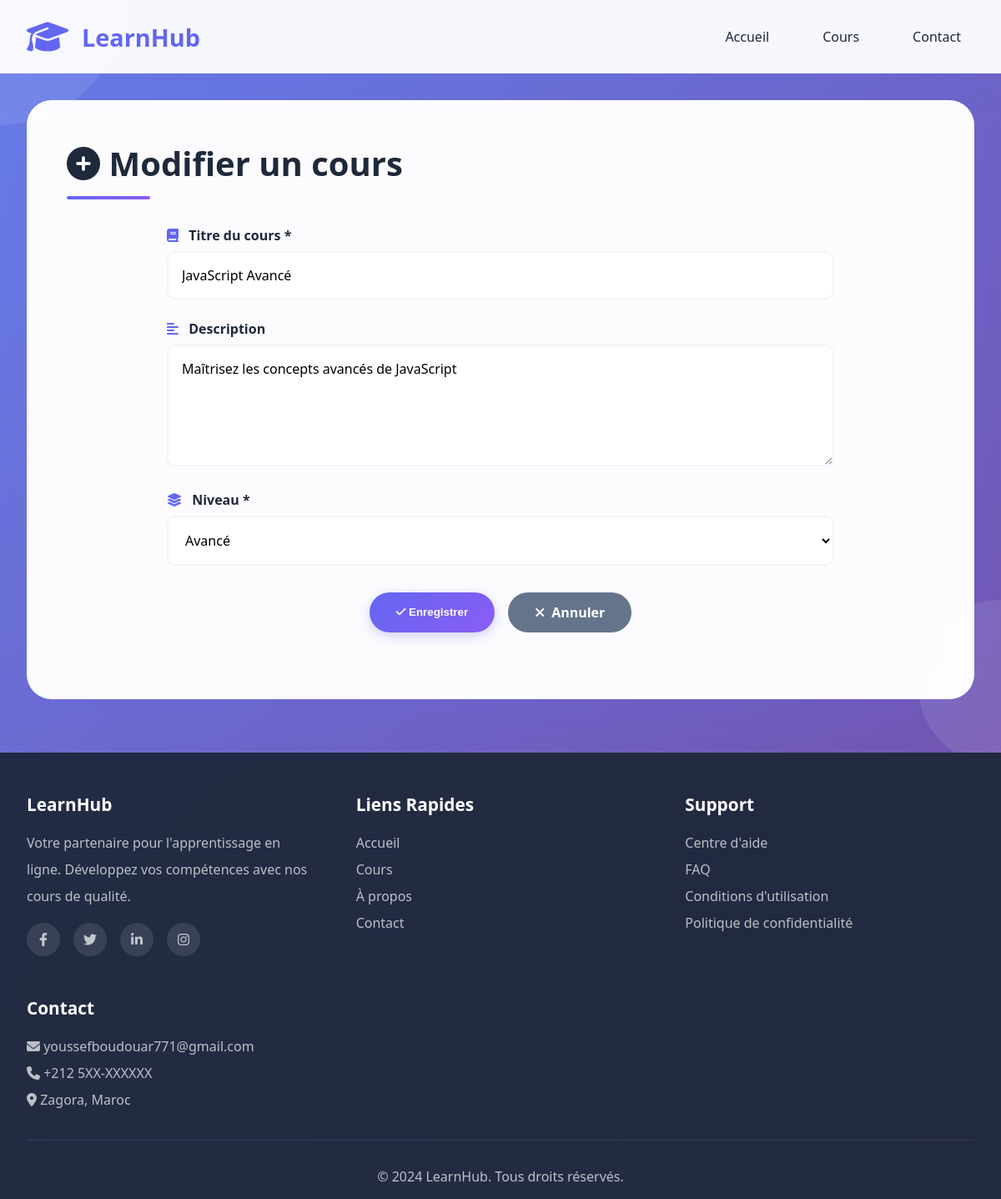
/courses/courses_edit.php?id=2, run on the app's committed database.
### tables this page shows
CREATE TABLE courses (
    id INT AUTO_INCREMENT PRIMARY KEY,
    title VARCHAR(100) NOT NULL,
    description TEXT,
    course_level ENUM('Débutant', 'Intermédiaire', 'Avancé') NOT NULL, 
    created_at DATE
);

### courses/courses_edit.php (the view, shortened to what this page needs)
<?php
    require_once '../config.php';
    $course_id = $_GET['id'];
    $sql = "SELECT * FROM courses WHERE id = $course_id";
    $res = mysqli_query($connection, $sql);
    $course = mysqli_fetch_assoc($res);
        $ex_title = $course['title'];
        $ex_description = $course['description'];
        $ex_course_level = $course['course_level'];
    require_once '../header.php';
?>
<div class="container">
    <div class="courses-section" style="margin-top: 2rem;">
        <div class="section-header">
            <h2><i class="fas fa-plus-circle"></i> Modifier un cours</h2>
        </div>
        <form method="POST" action="" class="course-form">
            <div class="form-group">
                <label for="title">
                    <i class="fas fa-book"></i> Titre du cours *
                </label>
                <input
                    type="text"
                    id="title"
                    name="title"
                    placeholder="Ex: Introduction au Python"
                    required
                    value = "<?= $ex_title?>"
                >
            </div>
            <div class="form-group">
                <label for="description">
                    <i class="fas fa-align-left"></i> Description
                </label>
                <textarea
                    id="description"
                    name="description"
                    rows="5"
                    placeholder="Décrivez le contenu de ce cours..."
                ><?=$ex_description?></textarea>
            </div>
            <div class="form-group">
                <label for="course_level">
                    <i class="fas fa-layer-group"></i> Niveau *
                </label>
                <select id="course_level" name="course_level" required>
                    <option value="Avancé" <?php if($ex_course_level == 'Avancé') echo 'selected'; ?>>Avancé</option>
                </select>
            </div>
            <div class="form-actions">
                <button type="submit" class="btn-primary">
                    <i class="fas fa-check"></i> Enregistrer
                </button>
                <a href="courses_list.php" class="btn-secondary">
                    <i class="fas fa-times"></i> Annuler
                </a>
            </div>
        </form>
    </div>
</div>
<?php
    require_once '../footer.php';
?>

### css/style.css (style rules this page uses)
* { margin: 0; padding: 1; box-sizing: border-box; }
:root { --primary: #6366f1; --primary-dark: #4f46e5; --secondary: #8b5cf6; --accent: #ec4899; --success: #10b981; --warning: #f59e0b; --danger: #ef4444; --dark: #1e293b; --gray: #64748b; --light: #f1f5f9; --white: #ffffff; --shadow: 0 10px 40px rgba(99, 102, 241, 0.1); --shadow-lg: 0 20px 60px rgba(99, 102, 241, 0.15); }
body { font-family: 'Segoe UI', Tahoma, Geneva, Verdana, sans-serif; background: linear-gradient(135deg, #667eea 0%, #764ba2 100%); min-height: 100vh; color: var(--dark); overflow-x: hidden; }
.container { max-width: 1400px; margin: 0 auto; padding: 0 2rem; }
.btn-primary { background: linear-gradient(135deg, var(--primary), var(--secondary)); color: white; padding: 0.8rem 2rem; border-radius: 50px; border: none; cursor: pointer; font-weight: 600; transition: all 0.3s; box-shadow: 0 4px 15px rgba(99, 102, 241, 0.3); }
.courses-section { background: rgba(255, 255, 255, 0.98); border-radius: 30px; padding: 3rem; margin: 3rem 0; box-shadow: var(--shadow-lg); animation: fadeInUp 0.8s ease-out; }
.section-header { display: flex; justify-content: space-between; align-items: center; margin-bottom: 2rem; }
.section-header h2 { font-size: 2.5rem; color: var(--dark); position: relative; padding-bottom: 1rem; }
.section-header h2::after { content: ''; position: absolute; bottom: 0; left: 0; width: 100px; height: 4px; background: linear-gradient(90deg, var(--primary), var(--secondary)); border-radius: 2px; }
.course-form { max-width: 800px; margin: 2rem auto; }
.form-group { margin-bottom: 1.5rem; }
.form-group label { display: block; margin-bottom: 0.5rem; color: var(--dark); font-weight: 600; font-size: 1rem; }
.form-group label i { color: var(--primary); margin-right: 0.5rem; }
.form-group input, .form-group textarea, .form-group select { width: 100%; padding: 1rem; border: 2px solid var(--light); border-radius: 10px; font-size: 1rem; font-family: inherit; transition: all 0.3s; background: white; }
.form-group textarea { resize: vertical; min-height: 120px; }
.form-actions { display: flex; gap: 1rem; justify-content: center; margin-top: 2rem; }
.btn-secondary { background: var(--gray); color: white; padding: 0.8rem 2rem; border-radius: 50px; border: none; cursor: pointer; font-weight: 600; transition: all 0.3s; text-decoration: none; display: inline-flex; align-items: center; gap: 0.5rem; }

### data on the page
courses: title "JavaScript Avancé", description "Maîtrisez les concepts avancés de JavaScript", course_level "Avancé"
